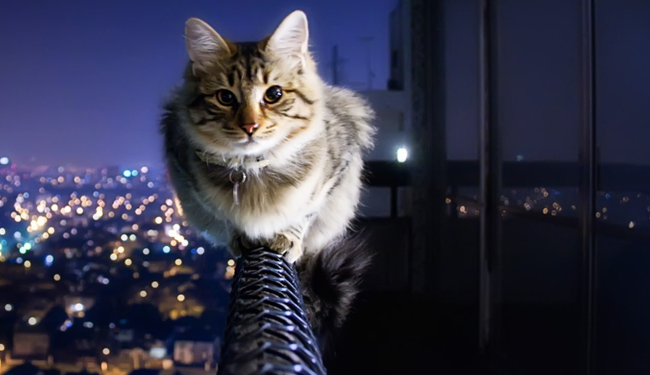
#> input picture sitting2.jpg, 1300 x 750 px (shown at 1/2 size)
$ jupyter execute 'Task 4.2.ipynb'
#> lines starting #> are read from the running program, lines starting #| are printed output that depends on the picture
[cell 1]
import cv2
import numpy

[cell 2]
photo1 = cv2.imread("sitting2.jpg")
#> photo1 is the input picture: shape (750, 1300, 3); mean B, G, R 73.9, 53.9, 53.6

[cell 3]
cv2.imshow("cat 1", photo1)
cv2.waitKey()
cv2.destroyAllWindows()

[cell 4]
photo2 = cv2.imread("jumping2.jpg")
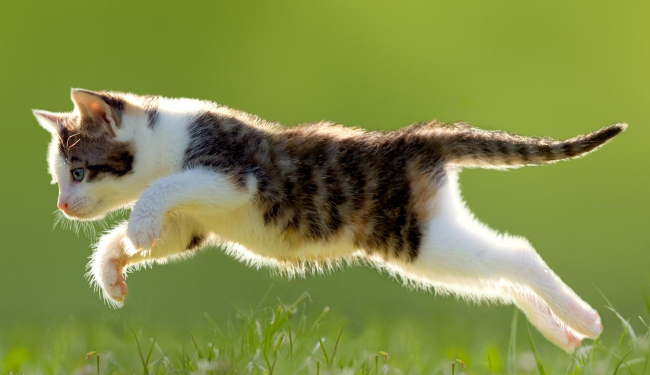
#> input picture jumping2.jpg, 1300 x 750 px (shown at 1/2 size)
#> photo2 is the input picture: shape (750, 1300, 3); mean B, G, R 71.8, 140.8, 129.8

[cell 5]
cv2.imshow("cat 2", photo2)
cv2.waitKey()
cv2.destroyAllWindows()

[cell 6]
temp2 = photo2[150:700, 50:1250]
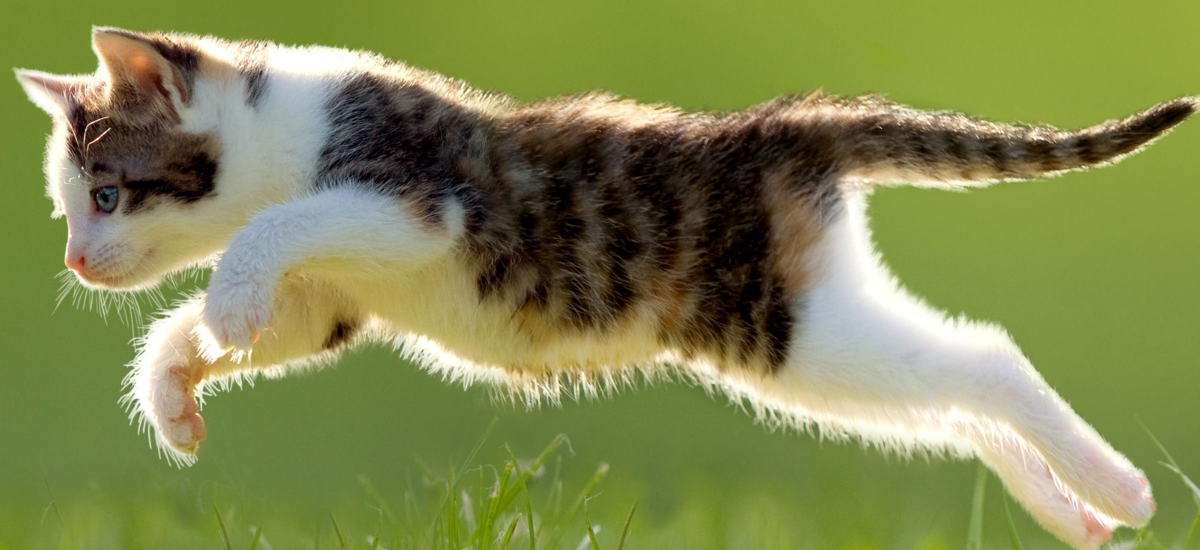
#> temp2: shape (550, 1200, 3); mean B, G, R 81.2, 136.4, 130

[cell 7]
#cv2.imshow("cat 1", temp2)
#cv2.waitKey()
#cv2.destroyAllWindows()

[cell 8]
photo1[150:700, 50:1250] = temp2
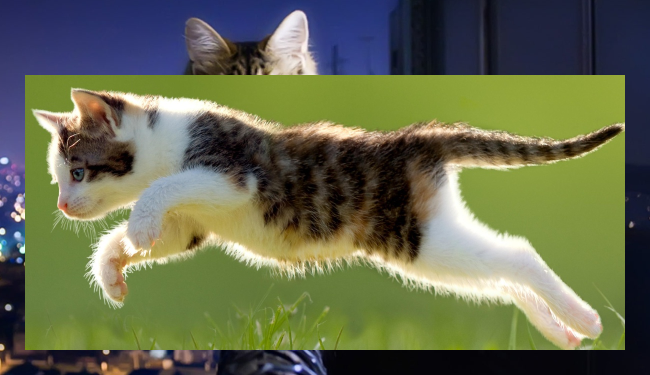
#> photo1: shape (750, 1300, 3) (shown at 1/2 size); mean B, G, R 79.7, 107.5, 102.4
new = photo1
